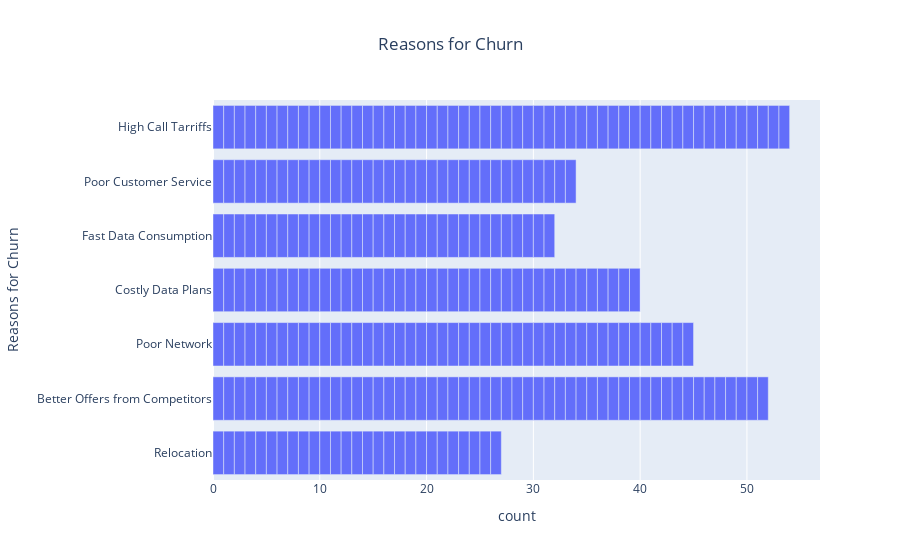

This figure's notebook cell:
### Code cell
# Top Reasons for Churn
churned = df[df['Customer Churn Status'] == 'Yes']
reason = pd.DataFrame(churned)

fig = px.bar(reason, y='Reasons for Churn', title="Reasons for Churn")

fig.update_layout(
    title_x= 0.5,
)

fig.show()

### Figure 1 — Plotly figure (JSON) as saved in the notebook; plotly's stock layout.template omitted (floating-point values rounded to 4 significant figures; data arrays with more than 128 entries replaced by an {"elided": "..."} marker saying what was removed)
{"data": [{"hovertemplate": "count=%{x}<br>Reasons for Churn=%{y}<extra></extra>", "legendgroup": "", "marker": {"color": "#636efa", "pattern": {"shape": ""}}, "name": "", "orientation": "h", "showlegend": false, "textposition": "auto", "type": "bar", "x": {"elided": "284 int values"}, "xaxis": "x", "y": {"elided": "284 str values"}, "yaxis": "y"}], "layout": {"barmode": "relative", "legend": {"tracegroupgap": 0}, "title": {"text": "Reasons for Churn", "x": 0.5}, "xaxis": {"anchor": "y", "domain": [0, 1], "title": {"text": "count"}}, "yaxis": {"anchor": "x", "domain": [0, 1], "title": {"text": "Reasons for Churn"}}}}
